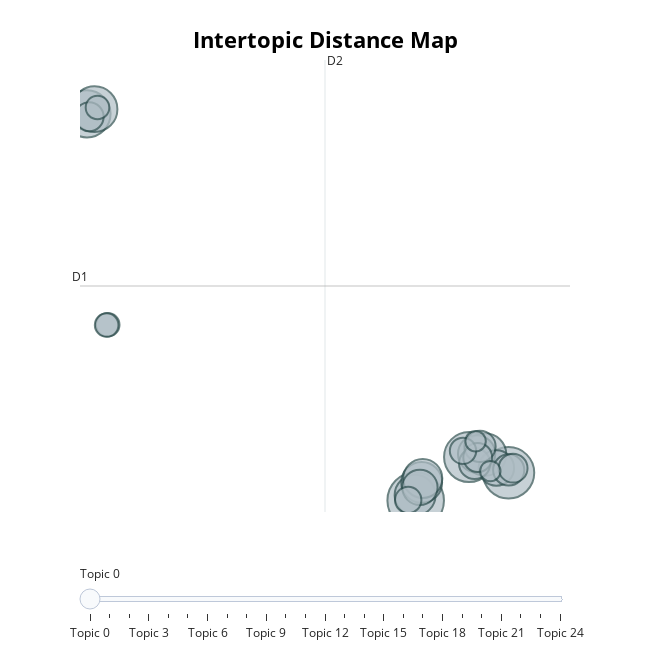

Notebook cell for this chart:
### Code cell
model.visualize_topics()

### Figure 1 — Plotly figure (JSON) as saved in the notebook; plotly's stock layout.template omitted (floating-point values rounded to 4 significant figures)
{"data": [{"customdata": [[0, "co | https | ffiohik8ms | foto | crime", 23], [1, "que | carta | democracia | uma | de", 19], [2, "co | https | brasil | brasildaesperança | equipelula", 18], [3, "de | redução | em | menor | era", 16], [4, "programa | renda | de | mínima | um", 15], [5, "recuperar | brasil | para | empregos | mais", 13], [6, "obrigado | todos | vivo | espectadores | veio", 12], [7, "lula | equipelula | https | co | presença", 12], [8, "08 | 2022 | giro | 18 | gerais", 11], [9, "vamos | brasil | país | nós | juntos", 10], [10, "eu | voto | eleição | falar | não", 9], [11, "governador | estarei | na | alexandre | nosso", 9], [12, "melhor | pais | dia | jô | amor", 7], [13, "ele | bolsonaro | porque | mentiras | ou", 7], [14, "gente | gerar | quer | país | que", 7], [15, "sobre | ciro | cironorodaviva | responde | pergunta", 6], [16, "deus | se | irmão | adorar | os", 6], [17, "ano | ton | safra | milhões | saneamento", 6], [18, "bolsonaro | jair | pr | semana | co", 5], [19, "cirão | app | jéssica | jfernandabrasil | baixar", 5], [20, "francisco | entenda | transposição | rio | ba", 4], [21, "maconha | kg | de | prejuízo | br", 4], [22, "de | você | governo | carente | patrocinadas", 4], [23, "podem | mim | que | não | por", 3], [24, "política | ao | servir | pra | essa", 3]], "hovertemplate": "<b>Topic %{customdata[0]}</b><br>Words: %{customdata[1]}<br>Size: %{customdata[2]}", "legendgroup": "", "marker": {"color": "#B0BEC5", "line": {"color": "DarkSlateGrey", "width": 2}, "size": [23, 19, 18, 16, 15, 13, 12, 12, 11, 10, 9, 9, 7, 7, 7, 6, 6, 6, 5, 5, 4, 4, 4, 3, 3], "sizemode": "area", "sizeref": 0.01438, "symbol": "circle"}, "mode": "markers", "name": "", "orientation": "v", "showlegend": false, "type": "scatter", "x": [12.72, 16.91, 15.13, -2.102, -1.76, 15.85, 12.69, 12.99, 13.04, 15.47, 16.36, 12.91, 15.38, 16.92, 15.62, 15.52, 17.11, -2.004, 12.38, 14.85, -1.168, -1.216, -1.629, 16.09, 15.42], "xaxis": "x", "y": [-5.601, -3.577, -2.429, 22.63, 22.97, -2.251, -5.213, -4.28, -3.991, -2.196, -3.227, -4.642, -2.9, -3.372, -1.653, -2.465, -3.24, 22.42, -5.564, -1.976, 7.227, 7.208, 23.09, -3.455, -1.275], "yaxis": "y"}], "layout": {"annotations": [{"showarrow": false, "text": "D1", "x": -2.417, "y": 10.06, "yshift": 10}, {"showarrow": false, "text": "D2", "x": 8.631, "xshift": 10, "y": 26.56}], "height": 650, "hoverlabel": {"bgcolor": "white", "font": {"family": "Rockwell", "size": 16}}, "legend": {"itemsizing": "constant", "tracegroupgap": 0}, "margin": {"t": 60}, "shapes": [{"line": {"color": "#CFD8DC", "width": 2}, "type": "line", "x0": 8.631, "x1": 8.631, "y0": -6.441, "y1": 26.56}, {"line": {"color": "#9E9E9E", "width": 2}, "type": "line", "x0": -2.417, "x1": 19.68, "y0": 10.06, "y1": 10.06}], "sliders": [{"active": 0, "pad": {"t": 50}, "steps": [{"args": [{"marker.color": [["red", "#B0BEC5", "#B0BEC5", "#B0BEC5", "#B0BEC5", "#B0BEC5", "#B0BEC5", "#B0BEC5", "#B0BEC5", "#B0BEC5", "#B0BEC5", "#B0BEC5", "#B0BEC5", "#B0BEC5", "#B0BEC5", "#B0BEC5", "#B0BEC5", "#B0BEC5", "#B0BEC5", "#B0BEC5", "#B0BEC5", "#B0BEC5", "#B0BEC5", "#B0BEC5", "#B0BEC5"]]}], "label": "Topic 0", "method": "update"}, {"args": [{"marker.color": [["#B0BEC5", "red", "#B0BEC5", "#B0BEC5", "#B0BEC5", "#B0BEC5", "#B0BEC5", "#B0BEC5", "#B0BEC5", "#B0BEC5", "#B0BEC5", "#B0BEC5", "#B0BEC5", "#B0BEC5", "#B0BEC5", "#B0BEC5", "#B0BEC5", "#B0BEC5", "#B0BEC5", "#B0BEC5", "#B0BEC5", "#B0BEC5", "#B0BEC5", "#B0BEC5", "#B0BEC5"]]}], "label": "Topic 1", "method": "update"}, {"args": [{"marker.color": [["#B0BEC5", "#B0BEC5", "red", "#B0BEC5", "#B0BEC5", "#B0BEC5", "#B0BEC5", "#B0BEC5", "#B0BEC5", "#B0BEC5", "#B0BEC5", "#B0BEC5", "#B0BEC5", "#B0BEC5", "#B0BEC5", "#B0BEC5", "#B0BEC5", "#B0BEC5", "#B0BEC5", "#B0BEC5", "#B0BEC5", "#B0BEC5", "#B0BEC5", "#B0BEC5", "#B0BEC5"]]}], "label": "Topic 2", "method": "update"}, {"args": [{"marker.color": [["#B0BEC5", "#B0BEC5", "#B0BEC5", "red", "#B0BEC5", "#B0BEC5", "#B0BEC5", "#B0BEC5", "#B0BEC5", "#B0BEC5", "#B0BEC5", "#B0BEC5", "#B0BEC5", "#B0BEC5", "#B0BEC5", "#B0BEC5", "#B0BEC5", "#B0BEC5", "#B0BEC5", "#B0BEC5", "#B0BEC5", "#B0BEC5", "#B0BEC5", "#B0BEC5", "#B0BEC5"]]}], "label": "Topic 3", "method": "update"}, {"args": [{"marker.color": [["#B0BEC5", "#B0BEC5", "#B0BEC5", "#B0BEC5", "red", "#B0BEC5", "#B0BEC5", "#B0BEC5", "#B0BEC5", "#B0BEC5", "#B0BEC5", "#B0BEC5", "#B0BEC5", "#B0BEC5", "#B0BEC5", "#B0BEC5", "#B0BEC5", "#B0BEC5", "#B0BEC5", "#B0BEC5", "#B0BEC5", "#B0BEC5", "#B0BEC5", "#B0BEC5", "#B0BEC5"]]}], "label": "Topic 4", "method": "update"}, {"args": [{"marker.color": [["#B0BEC5", "#B0BEC5", "#B0BEC5", "#B0BEC5", "#B0BEC5", "red", "#B0BEC5", "#B0BEC5", "#B0BEC5", "#B0BEC5", "#B0BEC5", "#B0BEC5", "#B0BEC5", "#B0BEC5", "#B0BEC5", "#B0BEC5", "#B0BEC5", "#B0BEC5", "#B0BEC5", "#B0BEC5", "#B0BEC5", "#B0BEC5", "#B0BEC5", "#B0BEC5", "#B0BEC5"]]}], "label": "Topic 5", "method": "update"}, {"args": [{"marker.color": [["#B0BEC5", "#B0BEC5", "#B0BEC5", "#B0BEC5", "#B0BEC5", "#B0BEC5", "red", "#B0BEC5", "#B0BEC5", "#B0BEC5", "#B0BEC5", "#B0BEC5", "#B0BEC5", "#B0BEC5", "#B0BEC5", "#B0BEC5", "#B0BEC5", "#B0BEC5", "#B0BEC5", "#B0BEC5", "#B0BEC5", "#B0BEC5", "#B0BEC5", "#B0BEC5", "#B0BEC5"]]}], "label": "Topic 6", "method": "update"}, {"args": [{"marker.color": [["#B0BEC5", "#B0BEC5", "#B0BEC5", "#B0BEC5", "#B0BEC5", "#B0BEC5", "#B0BEC5", "red", "#B0BEC5", "#B0BEC5", "#B0BEC5", "#B0BEC5", "#B0BEC5", "#B0BEC5", "#B0BEC5", "#B0BEC5", "#B0BEC5", "#B0BEC5", "#B0BEC5", "#B0BEC5", "#B0BEC5", "#B0BEC5", "#B0BEC5", "#B0BEC5", "#B0BEC5"]]}], "label": "Topic 7", "method": "update"}, {"args": [{"marker.color": [["#B0BEC5", "#B0BEC5", "#B0BEC5", "#B0BEC5", "#B0BEC5", "#B0BEC5", "#B0BEC5", "#B0BEC5", "red", "#B0BEC5", "#B0BEC5", "#B0BEC5", "#B0BEC5", "#B0BEC5", "#B0BEC5", "#B0BEC5", "#B0BEC5", "#B0BEC5", "#B0BEC5", "#B0BEC5", "#B0BEC5", "#B0BEC5", "#B0BEC5", "#B0BEC5", "#B0BEC5"]]}], "label": "Topic 8", "method": "update"}, {"args": [{"marker.color": [["#B0BEC5", "#B0BEC5", "#B0BEC5", "#B0BEC5", "#B0BEC5", "#B0BEC5", "#B0BEC5", "#B0BEC5", "#B0BEC5", "red", "#B0BEC5", "#B0BEC5", "#B0BEC5", "#B0BEC5", "#B0BEC5", "#B0BEC5", "#B0BEC5", "#B0BEC5", "#B0BEC5", "#B0BEC5", "#B0BEC5", "#B0BEC5", "#B0BEC5", "#B0BEC5", "#B0BEC5"]]}], "label": "Topic 9", "method": "update"}, {"args": [{"marker.color": [["#B0BEC5", "#B0BEC5", "#B0BEC5", "#B0BEC5", "#B0BEC5", "#B0BEC5", "#B0BEC5", "#B0BEC5", "#B0BEC5", "#B0BEC5", "red", "#B0BEC5", "#B0BEC5", "#B0BEC5", "#B0BEC5", "#B0BEC5", "#B0BEC5", "#B0BEC5", "#B0BEC5", "#B0BEC5", "#B0BEC5", "#B0BEC5", "#B0BEC5", "#B0BEC5", "#B0BEC5"]]}], "label": "Topic 10", "method": "update"}, {"args": [{"marker.color": [["#B0BEC5", "#B0BEC5", "#B0BEC5", "#B0BEC5", "#B0BEC5", "#B0BEC5", "#B0BEC5", "#B0BEC5", "#B0BEC5", "#B0BEC5", "#B0BEC5", "red", "#B0BEC5", "#B0BEC5", "#B0BEC5", "#B0BEC5", "#B0BEC5", "#B0BEC5", "#B0BEC5", "#B0BEC5", "#B0BEC5", "#B0BEC5", "#B0BEC5", "#B0BEC5", "#B0BEC5"]]}], "label": "Topic 11", "method": "update"}, {"args": [{"marker.color": [["#B0BEC5", "#B0BEC5", "#B0BEC5", "#B0BEC5", "#B0BEC5", "#B0BEC5", "#B0BEC5", "#B0BEC5", "#B0BEC5", "#B0BEC5", "#B0BEC5", "#B0BEC5", "red", "#B0BEC5", "#B0BEC5", "#B0BEC5", "#B0BEC5", "#B0BEC5", "#B0BEC5", "#B0BEC5", "#B0BEC5", "#B0BEC5", "#B0BEC5", "#B0BEC5", "#B0BEC5"]]}], "label": "Topic 12", "method": "update"}, {"args": [{"marker.color": [["#B0BEC5", "#B0BEC5", "#B0BEC5", "#B0BEC5", "#B0BEC5", "#B0BEC5", "#B0BEC5", "#B0BEC5", "#B0BEC5", "#B0BEC5", "#B0BEC5", "#B0BEC5", "#B0BEC5", "red", "#B0BEC5", "#B0BEC5", "#B0BEC5", "#B0BEC5", "#B0BEC5", "#B0BEC5", "#B0BEC5", "#B0BEC5", "#B0BEC5", "#B0BEC5", "#B0BEC5"]]}], "label": "Topic 13", "method": "update"}, {"args": [{"marker.color": [["#B0BEC5", "#B0BEC5", "#B0BEC5", "#B0BEC5", "#B0BEC5", "#B0BEC5", "#B0BEC5", "#B0BEC5", "#B0BEC5", "#B0BEC5", "#B0BEC5", "#B0BEC5", "#B0BEC5", "#B0BEC5", "red", "#B0BEC5", "#B0BEC5", "#B0BEC5", "#B0BEC5", "#B0BEC5", "#B0BEC5", "#B0BEC5", "#B0BEC5", "#B0BEC5", "#B0BEC5"]]}], "label": "Topic 14", "method": "update"}, {"args": [{"marker.color": [["#B0BEC5", "#B0BEC5", "#B0BEC5", "#B0BEC5", "#B0BEC5", "#B0BEC5", "#B0BEC5", "#B0BEC5", "#B0BEC5", "#B0BEC5", "#B0BEC5", "#B0BEC5", "#B0BEC5", "#B0BEC5", "#B0BEC5", "red", "#B0BEC5", "#B0BEC5", "#B0BEC5", "#B0BEC5", "#B0BEC5", "#B0BEC5", "#B0BEC5", "#B0BEC5", "#B0BEC5"]]}], "label": "Topic 15", "method": "update"}, {"args": [{"marker.color": [["#B0BEC5", "#B0BEC5", "#B0BEC5", "#B0BEC5", "#B0BEC5", "#B0BEC5", "#B0BEC5", "#B0BEC5", "#B0BEC5", "#B0BEC5", "#B0BEC5", "#B0BEC5", "#B0BEC5", "#B0BEC5", "#B0BEC5", "#B0BEC5", "red", "#B0BEC5", "#B0BEC5", "#B0BEC5", "#B0BEC5", "#B0BEC5", "#B0BEC5", "#B0BEC5", "#B0BEC5"]]}], "label": "Topic 16", "method": "update"}, {"args": [{"marker.color": [["#B0BEC5", "#B0BEC5", "#B0BEC5", "#B0BEC5", "#B0BEC5", "#B0BEC5", "#B0BEC5", "#B0BEC5", "#B0BEC5", "#B0BEC5", "#B0BEC5", "#B0BEC5", "#B0BEC5", "#B0BEC5", "#B0BEC5", "#B0BEC5", "#B0BEC5", "red", "#B0BEC5", "#B0BEC5", "#B0BEC5", "#B0BEC5", "#B0BEC5", "#B0BEC5", "#B0BEC5"]]}], "label": "Topic 17", "method": "update"}, {"args": [{"marker.color": [["#B0BEC5", "#B0BEC5", "#B0BEC5", "#B0BEC5", "#B0BEC5", "#B0BEC5", "#B0BEC5", "#B0BEC5", "#B0BEC5", "#B0BEC5", "#B0BEC5", "#B0BEC5", "#B0BEC5", "#B0BEC5", "#B0BEC5", "#B0BEC5", "#B0BEC5", "#B0BEC5", "red", "#B0BEC5", "#B0BEC5", "#B0BEC5", "#B0BEC5", "#B0BEC5", "#B0BEC5"]]}], "label": "Topic 18", "method": "update"}, {"args": [{"marker.color": [["#B0BEC5", "#B0BEC5", "#B0BEC5", "#B0BEC5", "#B0BEC5", "#B0BEC5", "#B0BEC5", "#B0BEC5", "#B0BEC5", "#B0BEC5", "#B0BEC5", "#B0BEC5", "#B0BEC5", "#B0BEC5", "#B0BEC5", "#B0BEC5", "#B0BEC5", "#B0BEC5", "#B0BEC5", "red", "#B0BEC5", "#B0BEC5", "#B0BEC5", "#B0BEC5", "#B0BEC5"]]}], "label": "Topic 19", "method": "update"}, {"args": [{"marker.color": [["#B0BEC5", "#B0BEC5", "#B0BEC5", "#B0BEC5", "#B0BEC5", "#B0BEC5", "#B0BEC5", "#B0BEC5", "#B0BEC5", "#B0BEC5", "#B0BEC5", "#B0BEC5", "#B0BEC5", "#B0BEC5", "#B0BEC5", "#B0BEC5", "#B0BEC5", "#B0BEC5", "#B0BEC5", "#B0BEC5", "red", "#B0BEC5", "#B0BEC5", "#B0BEC5", "#B0BEC5"]]}], "label": "Topic 20", "method": "update"}, {"args": [{"marker.color": [["#B0BEC5", "#B0BEC5", "#B0BEC5", "#B0BEC5", "#B0BEC5", "#B0BEC5", "#B0BEC5", "#B0BEC5", "#B0BEC5", "#B0BEC5", "#B0BEC5", "#B0BEC5", "#B0BEC5", "#B0BEC5", "#B0BEC5", "#B0BEC5", "#B0BEC5", "#B0BEC5", "#B0BEC5", "#B0BEC5", "#B0BEC5", "red", "#B0BEC5", "#B0BEC5", "#B0BEC5"]]}], "label": "Topic 21", "method": "update"}, {"args": [{"marker.color": [["#B0BEC5", "#B0BEC5", "#B0BEC5", "#B0BEC5", "#B0BEC5", "#B0BEC5", "#B0BEC5", "#B0BEC5", "#B0BEC5", "#B0BEC5", "#B0BEC5", "#B0BEC5", "#B0BEC5", "#B0BEC5", "#B0BEC5", "#B0BEC5", "#B0BEC5", "#B0BEC5", "#B0BEC5", "#B0BEC5", "#B0BEC5", "#B0BEC5", "red", "#B0BEC5", "#B0BEC5"]]}], "label": "Topic 22", "method": "update"}, {"args": [{"marker.color": [["#B0BEC5", "#B0BEC5", "#B0BEC5", "#B0BEC5", "#B0BEC5", "#B0BEC5", "#B0BEC5", "#B0BEC5", "#B0BEC5", "#B0BEC5", "#B0BEC5", "#B0BEC5", "#B0BEC5", "#B0BEC5", "#B0BEC5", "#B0BEC5", "#B0BEC5", "#B0BEC5", "#B0BEC5", "#B0BEC5", "#B0BEC5", "#B0BEC5", "#B0BEC5", "red", "#B0BEC5"]]}], "label": "Topic 23", "method": "update"}, {"args": [{"marker.color": [["#B0BEC5", "#B0BEC5", "#B0BEC5", "#B0BEC5", "#B0BEC5", "#B0BEC5", "#B0BEC5", "#B0BEC5", "#B0BEC5", "#B0BEC5", "#B0BEC5", "#B0BEC5", "#B0BEC5", "#B0BEC5", "#B0BEC5", "#B0BEC5", "#B0BEC5", "#B0BEC5", "#B0BEC5", "#B0BEC5", "#B0BEC5", "#B0BEC5", "#B0BEC5", "#B0BEC5", "red"]]}], "label": "Topic 24", "method": "update"}]}], "title": {"font": {"color": "Black", "size": 22}, "text": "<b>Intertopic Distance Map", "x": 0.5, "xanchor": "center", "y": 0.95, "yanchor": "top"}, "width": 650, "xaxis": {"anchor": "y", "domain": [0, 1], "range": [-2.417, 19.68], "title": {"text": ""}, "visible": false}, "yaxis": {"anchor": "x", "domain": [0, 1], "range": [-6.441, 26.56], "title": {"text": ""}, "visible": false}}}
